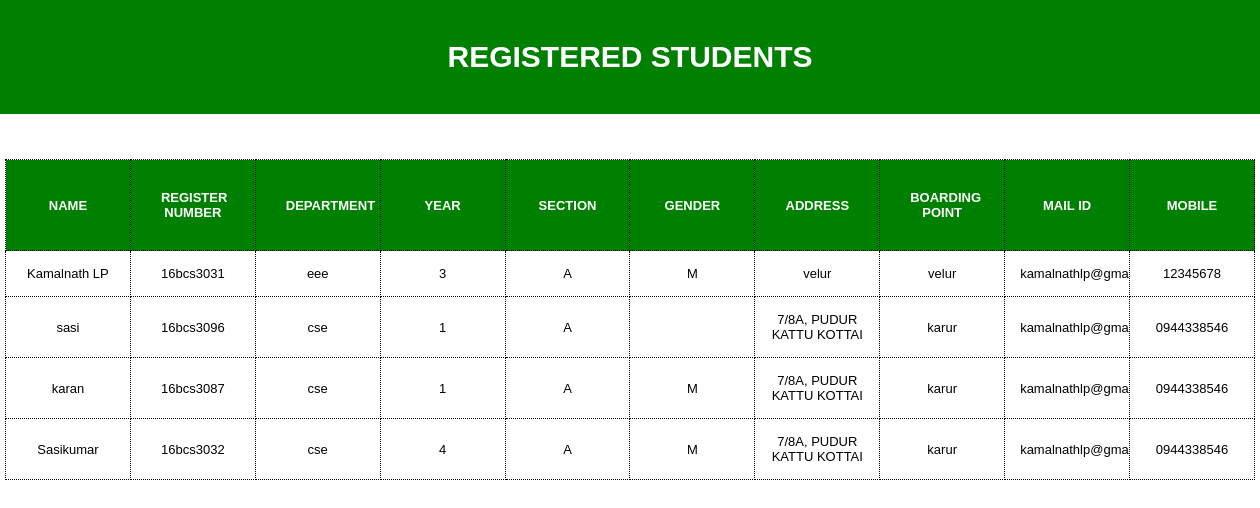
Screenshot of /registered.php with the database file from the repository.
### tables this page shows
CREATE TABLE `reg` (
  `name` varchar(15) NOT NULL,
  `regid` varchar(10) NOT NULL,
  `dept` varchar(8) NOT NULL,
  `year` varchar(3) NOT NULL,
  `sec` varchar(3) NOT NULL,
  `gender` varchar(5) NOT NULL,
  `address` text NOT NULL,
  `boarding` varchar(15) NOT NULL,
  `mail` varchar(15) NOT NULL,
  `mobile` varchar(10) NOT NULL,
  `password` varchar(8) NOT NULL
);

### registered.php (the view, shortened to what this page needs)
<html>
<head>
</head>
<body>
	<form action="r.php" method="post" style="align-content: center">
    <div class="header">
    <h1><h1 style="text-align: center;color: white;font-weight: bold;"> REGISTERED STUDENTS </h1></h1>
     </div>
	<table>
		<tr>
			<th>Name</th>
			<th>Register Number</th>
			<th>Department</th>
			<th>Year</th>
			<th>Section</th>
			<th>Gender</th>
<th>Address</th>
			<th>Boarding Point </th>
			<th>Mail Id</th>
			<th>Mobile</th>
		</tr>
        <?php
		$conn =mysqli_connect("localhost","root","","user");
	$sql ="SELECT name,regid,dept,year,sec,gender,address,boarding,mail,mobile,password from reg";
	$result =$conn-> query($sql);
	if($result-> num_rows > 0){
	while($row =$result-> fetch_assoc()){
	echo "<tr><td>". $row["name"] ."</td><td>". $row["regid"] ."</td><td>". $row["dept"] ."</td><td>". $row["year"] ."</td><td>". $row["sec"] ."</td><td>". $row["gender"] ."</td><td>". $row["address"] ."</td><td>". $row["boarding"] ."</td><td>". $row["mail"] ."</td><td>". $row["mobile"] ."</td></tr>";
}
echo "</table>";
	}
	else{
	echo "0 result";
}
	?>
</body>
</html>

### registered.php (style rules this page uses)
body { margin: 0; padding: 0; background: url("A17.jpg"); background-size: cover; background-position: center; font-family: sans-serif; }
table { border-collapse: collapse; width: 1250px; color: black; font-family:sans-serif; font-size: 25px; text-align: left; margin: auto; table-layout: fixed; text-align: center; margin-top: 45px; }
table,td,th { background-color: white; color: black; border-collapse: collapse; border: 1px dotted black; padding: 15px; font-size: 13px; }
.header { padding: 20px; text-align: center; background: green; color: black; }
.header h1 { font-size: 30px; }
th { color: white; background: green; padding: 30px; text-transform: uppercase; }

### rows the page displays
reg: name "Kamalnath LP", regid "16bcs3031", dept "eee", year "3", sec "A", gender "M", address "velur", boarding "velur", mail "kamalnathlp@gma", mobile "12345678"
reg: name "sasi", regid "16bcs3096", dept "cse", year "1", sec "A", address "7/8A, PUDUR KATTU KOTTAI", boarding "karur", mail "kamalnathlp@gma", mobile "0944338546"
reg: name "karan", regid "16bcs3087", dept "cse", year "1", sec "A", gender "M", address "7/8A, PUDUR KATTU KOTTAI", boarding "karur", mail "kamalnathlp@gma", mobile "0944338546"
reg: name "Sasikumar", regid "16bcs3032", dept "cse", year "4", sec "A", gender "M", address "7/8A, PUDUR KATTU KOTTAI", boarding "karur", mail "kamalnathlp@gma", mobile "0944338546"
